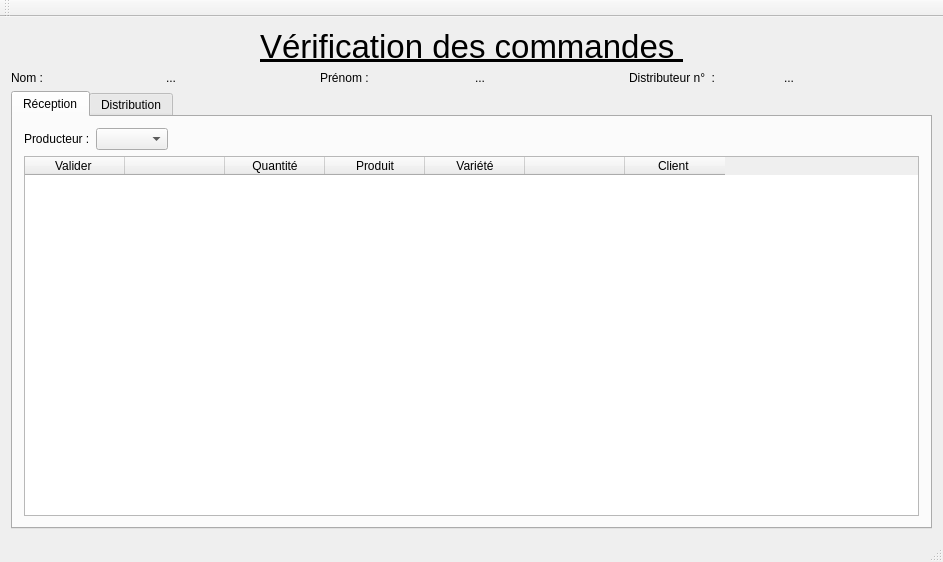
<?xml version="1.0" encoding="UTF-8"?>
<ui version="4.0">
 <class>MainWindow</class>
 <widget class="QMainWindow" name="MainWindow">
  <property name="geometry">
   <rect>
    <x>0</x>
    <y>0</y>
    <width>943</width>
    <height>562</height>
   </rect>
  </property>
  <property name="windowTitle">
   <string>MainWindow</string>
  </property>
  <widget class="QWidget" name="centralWidget">
   <layout class="QVBoxLayout" name="verticalLayout">
    <item>
     <layout class="QHBoxLayout" name="horizontalLayout_2">
      <item>
       <spacer name="horizontalSpacer_3">
        <property name="orientation">
         <enum>Qt::Horizontal</enum>
        </property>
        <property name="sizeHint" stdset="0">
         <size>
          <width>40</width>
          <height>20</height>
         </size>
        </property>
       </spacer>
      </item>
      <item>
       <widget class="QLabel" name="labelTitre">
        <property name="font">
         <font>
          <pointsize>25</pointsize>
          <underline>true</underline>
         </font>
        </property>
        <property name="text">
         <string>Vérification des commandes </string>
        </property>
       </widget>
      </item>
      <item>
       <spacer name="horizontalSpacer_4">
        <property name="orientation">
         <enum>Qt::Horizontal</enum>
        </property>
        <property name="sizeHint" stdset="0">
         <size>
          <width>40</width>
          <height>20</height>
         </size>
        </property>
       </spacer>
      </item>
     </layout>
    </item>
    <item>
     <layout class="QHBoxLayout" name="horizontalLayout">
      <item>
       <widget class="QLabel" name="label">
        <property name="text">
         <string>Nom : </string>
        </property>
       </widget>
      </item>
      <item>
       <widget class="QLabel" name="labelNom">
        <property name="text">
         <string>...</string>
        </property>
       </widget>
      </item>
      <item>
       <widget class="QLabel" name="label_3">
        <property name="text">
         <string>Prénom :</string>
        </property>
       </widget>
      </item>
      <item>
       <widget class="QLabel" name="labelPrenom">
        <property name="text">
         <string>...</string>
        </property>
       </widget>
      </item>
      <item>
       <widget class="QLabel" name="label_2">
        <property name="text">
         <string>Distributeur n°  :</string>
        </property>
       </widget>
      </item>
      <item>
       <widget class="QLabel" name="labelIdentifiant">
        <property name="text">
         <string>...</string>
        </property>
       </widget>
      </item>
     </layout>
    </item>
    <item>
     <widget class="QTabWidget" name="tabWidget">
      <property name="currentIndex">
       <number>0</number>
      </property>
      <widget class="QWidget" name="tab">
       <attribute name="title">
        <string>Réception</string>
       </attribute>
       <layout class="QVBoxLayout" name="verticalLayout_3">
        <item>
         <layout class="QVBoxLayout" name="verticalLayout_2">
          <item>
           <layout class="QHBoxLayout" name="horizontalLayout_3">
            <item>
             <widget class="QLabel" name="label_4">
              <property name="text">
               <string>Producteur :</string>
              </property>
             </widget>
            </item>
            <item>
             <widget class="QComboBox" name="comboBoxProducteur"/>
            </item>
            <item>
             <spacer name="horizontalSpacer">
              <property name="orientation">
               <enum>Qt::Horizontal</enum>
              </property>
              <property name="sizeHint" stdset="0">
               <size>
                <width>40</width>
                <height>20</height>
               </size>
              </property>
             </spacer>
            </item>
           </layout>
          </item>
          <item>
           <widget class="QTableWidget" name="tableWidget">
            <column>
             <property name="text">
              <string>Valider </string>
             </property>
            </column>
            <column>
             <property name="text">
              <string/>
             </property>
            </column>
            <column>
             <property name="text">
              <string>Quantité</string>
             </property>
            </column>
            <column>
             <property name="text">
              <string>Produit</string>
             </property>
            </column>
            <column>
             <property name="text">
              <string>Variété</string>
             </property>
            </column>
            <column>
             <property name="text">
              <string/>
             </property>
            </column>
            <column>
             <property name="text">
              <string>Client </string>
             </property>
            </column>
           </widget>
          </item>
         </layout>
        </item>
       </layout>
      </widget>
      <widget class="QWidget" name="tab_2">
       <attribute name="title">
        <string>Distribution</string>
       </attribute>
      </widget>
     </widget>
    </item>
   </layout>
  </widget>
  <widget class="QMenuBar" name="menuBar">
   <property name="geometry">
    <rect>
     <x>0</x>
     <y>0</y>
     <width>943</width>
     <height>27</height>
    </rect>
   </property>
  </widget>
  <widget class="QToolBar" name="mainToolBar">
   <attribute name="toolBarArea">
    <enum>TopToolBarArea</enum>
   </attribute>
   <attribute name="toolBarBreak">
    <bool>false</bool>
   </attribute>
  </widget>
  <widget class="QStatusBar" name="statusBar"/>
 </widget>
 <layoutdefault spacing="6" margin="11"/>
 <resources/>
 <connections/>
</ui>
